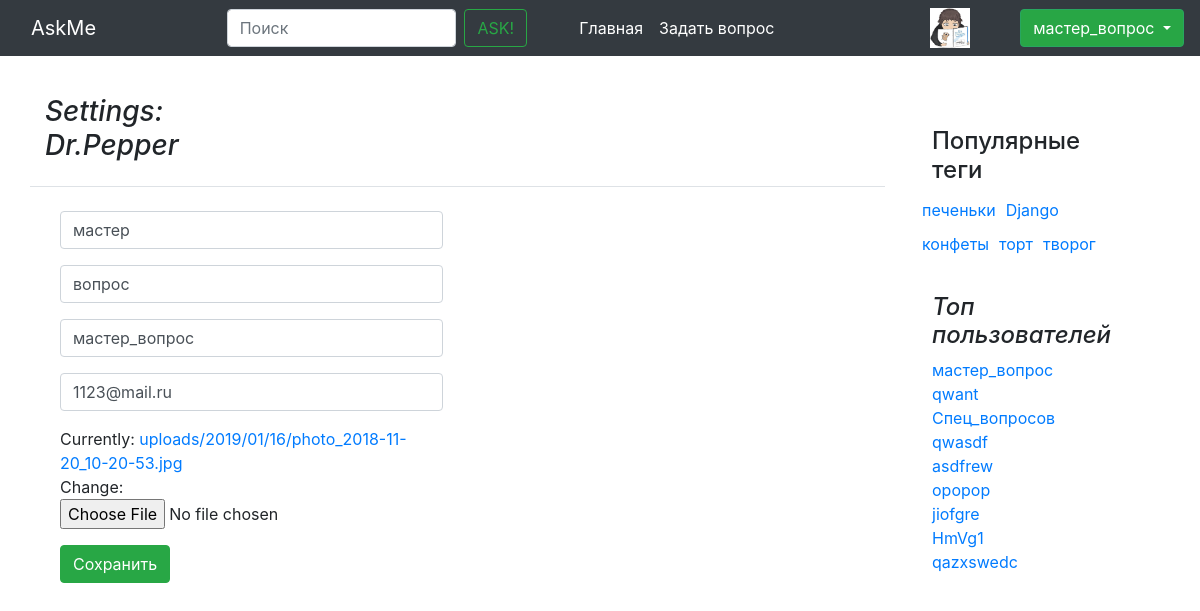
Screenshot of /user/edit/ (signed in) with the database file from the repository.
### questions/models.py (models this page shows, shortened)
class CustomUser(AbstractUser):
    upload = models.ImageField(upload_to='uploads/%Y/%m/%d/', blank=False)
    registration_date = models.DateTimeField(default=timezone.now, verbose_name="Дата решистрации", null=True)
    rating = models.IntegerField(default=0, verbose_name="Рейтинг пользователя", null=True)
    objects = UserManager()
    def __str__(self):
        return self.username

class Tag(models.Model):
    title = models.CharField(max_length=120, verbose_name=u"Заголовок ярлыка", null=True)
    objects = TagManager()

### questions/views.py (the view)
# urls.py: path('user/edit/', views.edit, name='edit'),
def edit(request):
    user = get_object_or_404(models.CustomUser, username=request.user)
    if request.method == 'POST':
        form = UserSettingsForm(instance=user,
                               data=request.POST,
                               files=request.FILES
                              )
        if form.is_valid():
            form.save()
            return profile(request, user.id)
    else:
        form = UserSettingsForm(instance=user)
    return render(request, 'edit.html', {
            'form': form,
            'tags' : paginate(request, models.Tag.objects.hottest())[:10],
            'users' : paginate(request, models.CustomUser.objects.by_rating())[:10],
        })

### questions/forms.py
class UserSettingsForm(forms.ModelForm):
    first_name = forms.CharField(required=False,validators=[text_validator],widget=forms.TextInput(attrs={
        'class': 'form-control',
        'minlength': 2,
        'maxlength': 30,
        'placeholder': 'Имя'}))
    last_name = forms.CharField(required=False,validators=[text_validator], widget=forms.TextInput(attrs={
        'class': 'form-control',
        'minlength': 2,
        'maxlength': 30,
        'placeholder': 'Фамилия'}))
    username = forms.CharField(validators=[text_validator],required=False,widget=forms.TextInput(attrs={
        'class': 'form-control',
        'minlength': 5,
        'maxlength': 30,
        'placeholder': 'Логин'}))
    email = forms.EmailField(required=False,widget=forms.EmailInput(attrs={
        'class': 'form-control',
        'placeholder': 'E-mail'}))
    class Meta:
        model = CustomUser
        fields = ['first_name', 'last_name', 'username', 'email', 'upload']

### questions/manager.py (called while the page is built)
    def hottest(self):
        return self.annotate(question_count=Count('question')).order_by('-question_count')

    def by_rating(self):
        return self.order_by('-rating')

### questions/views.py (called while the page is built)
def paginate(request, objects_list):
    paginator = Paginator(objects_list, 30)
    page = request.GET.get('page')
    try:
        objects = paginator.page(page)
    except PageNotAnInteger:
        objects = paginator.page(1)
    except EmptyPage:
        objects = paginator.page(paginator.num_pages)
    return objects

### questions/templates/edit.html (shortened to what this page needs)
{% extends "tag_find.html" %}
{% block OwnLinks %}
  {% load static %}
  <link rel="stylesheet" type="text/css" href="{% static "/css/settings.css" %}">
{% endblock %}
{% block NamePage %}
  <div class="pb-3 mb-4 font-italic border-bottom row">
        <h3 class="col-4">Settings: Dr.Pepper</h3>
  </div>
{% endblock %}
{% block userPost %}
  <form enctype="multipart/form-data" class="form-horizontal" action="{{ request.path }}" method="post">
      <div class="col-md-6">
        <fieldset>
          {% for field in form %}
            <div class="form-group">
              {{ field }}
            </div>
          {% endfor %}
          <div class="form-group">
            <input type="submit" value="Сохранить" class="btn btn-success"/>
          </div>
        </fieldset>
      </div>
  </form>
          {% load static %}
{% endblock %}

### questions/templates/top_navbar.html (shortened to what this page needs)
{% block title %}
<nav class="navbar navbar-expand-md navbar-dark fixed-top bg-dark">
    <a class="navbar-brand col-md-2" href="{% url 'index' %}">AskMe</a>
    <div class="collapse navbar-collapse" id="navbarCollapse col-md-1">
      <form class="form-inline mt-2 mt-md-0">
        <input class="form-control mr-sm-2 col-md-8" type="text" placeholder="Поиск" aria-label="Search">
        <button class="btn btn-outline-success my-2 my-sm-0"  type="submit">ASK!</button>
      </form>
      <ul class="navbar-nav mr-auto">
            <li class="nav-item active">
                <a class="nav-link" href="{% url 'index' %}">Главная <span class="sr-only">(current)</span></a>
            </li>
            <li class="nav-item active">
                <a class="nav-link" href="{% url 'ask' %}">Задать вопрос <span class="sr-only">(current)</span></a>
            </li>
        </ul>
    </div>
    {% if user.is_authenticated %}
    {% load static %}
    <a href="{% url 'user' id=user.id %}">
      {% if user.upload %}
        <img src="{{MEDIA_URL}}{{user.upload.url}}" width="40" height="40">
      {% else %}
          <img src="{% static "/img/Empty2.jpg" %}" width="40" height="40">
      {% endif %}
    </a>
    <div class="btn-group show" role="group">
        <button id="btnGroupDrop1" type="button" class="btn btn-secondary dropdown-toggle" style="background-color: #28a645; border-color: #28a660; margin-left:50px" data-toggle="dropdown" aria-haspopup="true" aria-expanded="false">
          {{ user }}
        </button>
    </div>
    {% endif %}
          {% load static %}
  </nav>
{% endblock title %}

### questions/templates/aside_menu.html
{% block Asidemenu %}
  <aside class="blog-sidebar my_blog">
    <div class="p-3 mb-3">
      <div class="p-3">
        <h4>Популярные теги</h4>
        <div class="row">
          {% for t in tags %}
            <a href="{% url 'tag' id=t.id %}" class="Pop_tags">{{ t.title }}</a>
          {% endfor %}
        </div>
      </div>
      <div class="p-3">
        <h4 class="font-italic">Топ пользователей</h4>
        <ol class="list-unstyled">
          {% for user in users %}
            <li><a href="{% url 'user' id=user.id %}">{{ user }}</a></li>
          {% endfor %}
        </ol>
      </div>
    </div>
  </aside>
{% endblock Asidemenu %}

### static/css/base.css (style rules this page uses)
.my_blog { margin-top: 95px; }
.Pop_tags { padding: 5px; }

### static/css/settings.css (style rules this page uses)
.my_blog { margin-top: 95px; }
.Pop_tags { padding: 5px; }

### rows the page displays
CustomUser: upload (picture), username "мастер_вопрос", form "мастер" "вопрос" "мастер_вопрос" "1123@mail.ru"
Tag: title "печеньки"
Tag: title "Django"
Tag: title "конфеты"
Tag: title "торт"
Tag: title "творог"
CustomUser: username "qwant"
CustomUser: username "Спец_вопросов"
CustomUser: username "qwasdf"
CustomUser: username "asdfrew"
CustomUser: username "opopop"
CustomUser: username "jiofgre"
CustomUser: username "HmVg1"
CustomUser: username "qazxswedc"
